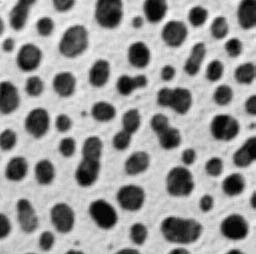
%> input picture HW5/homework5(1)/hm5-周远笛-16340311/Question2/blobz1.png, 256 x 254 px
$ octave main.m   (GNU Octave 9; MATLAB toolbox functions it lacks are replaced by stand-ins)
%> lines starting %> are read from the running program, lines starting %| are printed output that depends on the picture; in (x1, y1, x2, y2) boxes, pixels count from 0 and x2, y2 are one past the last pixel; in counts of white or black regions, pixels touching at a corner belong together; the program's own positions count from 1
### HW5/homework5(1)/hm5-周远笛-16340311/Question2/globalThreshold.m
function t = globalThreshold(img, deltaT)
% 确定T的初始值
T0 = 0;
t = median(median(img));
[height, width] = size(img);
while(abs(t-T0) > deltaT)

    T0 = t;
    display(T0)
    G1sum = 0;
    G1count = 0;
    G2sum = 0;
    G2count = 0;
    for i = 1:height
        for j = 1:width
            if(img(i,j) > T0)
                G1sum = G1sum + img(i,j);
                G1count = G1count + 1;
            else
                G2sum = G2sum + img(i,j);
                G2count = G2count + 1;
            end
        end
    end
    t = 0.5 * (G1sum/G1count + G2sum/G2count);
end

### HW5/homework5(1)/hm5-周远笛-16340311/Question2/localAdaptiveThreshold.m
function result = localAdaptiveThreshold(img, deltaT)
% 确定T的初始值
T0 = globalThreshold(img, deltaT);
[height, width] = size(img);
result = zeros(height, width);
for i = 1:height
    sumLine = 0;
    for j = 1:width
        sumLine = sumLine + img(i,j);
        if(j < width*0.15)
            if(i < height*0.15)
                if(img(i,j) < T0)
                    result(i,j) = 0;
                else
                    result(i,j) = 255;
                end
            else
                if(img(i,j) < sum(img(1:i,j))/i * 0.85)
                    result(i,j) = 0;
                else
                    result(i,j) = 255;
                end
            end
        else
            if(img(i,j) < sumLine/j * 0.85)
                result(i,j) = 0;
            else
                result(i,j) = 255;
            end
        end
    end
end
% imshow(result)

### HW5/homework5(1)/hm5-周远笛-16340311/Question2/main.m
img1 = double(imread('blobz1.png'));
%> img1: size 254x256 double; min 1, max 254, mean 151.8; mean of the top-left, top-right, bottom-left and bottom-right quarters 155.7, 148.2, 154.2, 148.9
% get the threshold
t = globalThreshold(img1, 5);
%> in globalThreshold, `t = median(median(img));`: t = 188
%> the loop in globalThreshold, `while(abs(t-T0) > deltaT)` made 3 passes
%> (T0, t) on passes 1 to 3: (188, 150.2), (150.2, 135.7), (135.7, 131.7)
%| T0 = 188
%| T0 = 150.18
%| T0 = 135.73
%> t = 131.7
% show the result
[height, width] = size(img1);
%> height = 254; width = 256
for i = 1:height
    for j = 1:width
        if(img1(i,j) > t)
            img1(i,j) = 255;
        else
            img1(i,j) = 0;
        end
    end
end
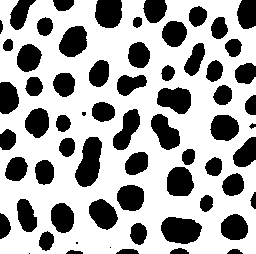
%> img1: size 254x256 double; 65.5% white; 65 black regions (4 under 20 px), largest, box (x1, y1, x2, y2) and area: (75, 137, 102, 187) 911, (161, 217, 202, 244) 861, (157, 87, 191, 114) 681

subplot(1,3,1);
imshow(img1);
title('bloz1');

img2 = double(imread('blobz2.png'));
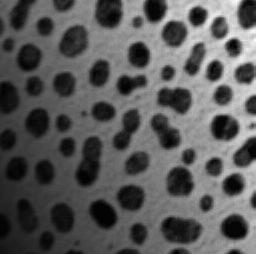
%> input picture HW5/homework5(1)/hm5-周远笛-16340311/Question2/blobz2.png, 256 x 254 px
%> img2: size 254x256 double; min 2, max 255, mean 89.7; mean of the top-left, top-right, bottom-left and bottom-right quarters 79.3, 124.6, 53.3, 101.4
resultImg = localAdaptiveThreshold(img2, 4);
%> the loop in globalThreshold (call 2), `while(abs(t-T0) > deltaT)` made 1 pass
%> (T0, t) on pass 1: (93.5, 93.74)
%| T0 = 93.500
%> in localAdaptiveThreshold, `T0 = globalThreshold(img, deltaT);`: T0 = 93.74
%> after the loop in localAdaptiveThreshold, `for i = 1:height`:
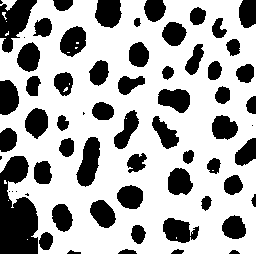
%> result: size 254x256 double; 68% white; 65 black regions (9 under 20 px), largest, box (x1, y1, x2, y2) and area: (0, 156, 38, 254) 2689, (0, 0, 37, 53) 1059, (76, 137, 100, 187) 770

subplot(1,3,3);
imshow(resultImg);
title('bloz2 - local adaptive threshold');
% get the threshold
t = globalThreshold(img2, 1);
%> t = 93.74
% show the result
[height, width] = size(img2);
for i = 1:height
    for j = 1:width
        if(img2(i,j) > t)
            img2(i,j) = 255;
        else
            img2(i,j) = 0;
        end
    end
end
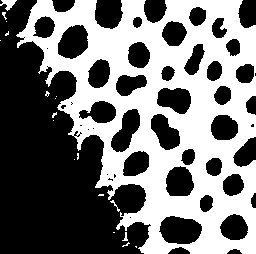
%> img2: size 254x256 double; 45.6% white; 19 white regions (15 under 20 px), largest, box (x1, y1, x2, y2) and area: (16, 0, 256, 254) 29423, (0, 0, 17, 11) 95, (110, 200, 120, 212) 26, (122, 232, 128, 241) 25
subplot(1,3,2)
imshow(img2);
title('bloz2 - global threshold');
